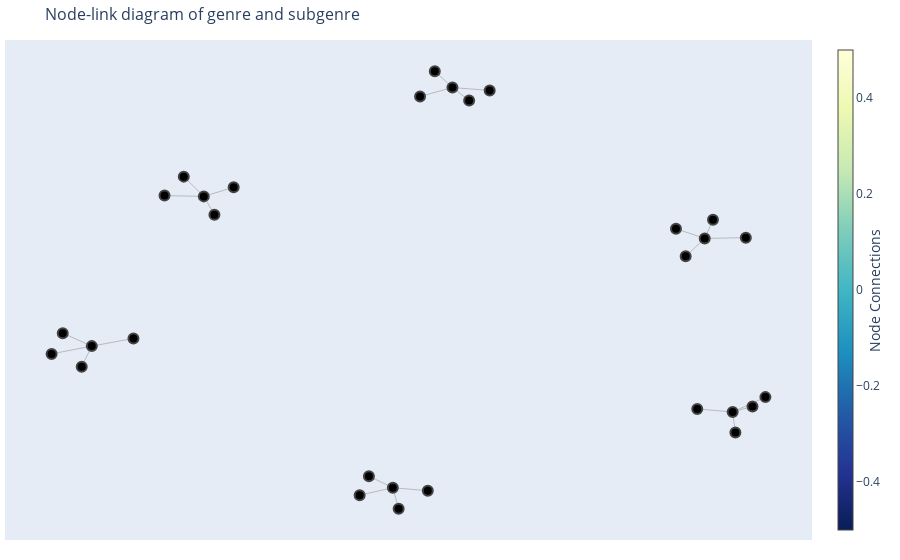

Notebook code for this chart:
### Code cell
edge_x = []
edge_y = []
for edge in H.edges():
    x0, y0 = H.nodes[edge[0]]['pos']
    x1, y1 = H.nodes[edge[1]]['pos']
    edge_x.append(x0)
    edge_x.append(x1)
    edge_x.append(None)
    edge_y.append(y0)
    edge_y.append(y1)
    edge_y.append(None)

edge_trace = go.Scatter(
    x=edge_x, y=edge_y,
    line=dict(width=0.5, color='#888'),
    hoverinfo='none',
    mode='lines')

node_x = []
node_y = []
for node in H.nodes():
    x, y = H.nodes[node]['pos']
    node_x.append(x)
    node_y.append(y)

node_trace = go.Scatter(
    x=node_x, y=node_y,
    mode='markers',
    hoverinfo='text',
    marker=dict(
        colorscale='YlGnBu',
        reversescale=True,
        color=[],
        size=10,
        colorbar=dict(
            thickness=15,
            title='Node Connections',
            xanchor='left',
            titleside='right'
        ),
        line_width=2))

fig = go.Figure(data=[edge_trace, node_trace],
layout=go.Layout(
title='Node-link diagram of genre and subgenre',
titlefont_size=16,
showlegend=False,
hovermode='closest',
margin=dict(b=20,l=5,r=5,t=40),
annotations=[ dict(
    text="",
    showarrow=False,
    xref="paper", yref="paper",
    x=0.005, y=-0.002 ) ],
xaxis=dict(showgrid=False, zeroline=False, showticklabels=False),
yaxis=dict(showgrid=False, zeroline=False, showticklabels=False))
)

fig.show()

### Figure 1 — Plotly figure (JSON) as saved in the notebook; plotly's stock layout.template omitted (floating-point values rounded to 4 significant figures)
{"data": [{"hoverinfo": "none", "line": {"color": "#888", "width": 0.5}, "mode": "lines", "type": "scatter", "x": [0.76, 0.8417, null, 0.76, 0.6716, null, 0.76, 0.7668, null, 0.76, 0.8095, null, -0.08806, -0.0008086, null, -0.08806, -0.1478, null, -0.08806, -0.1709, null, -0.08806, -0.07355, null, 0.6903, 0.7929, null, 0.6903, 0.6186, null, 0.6903, 0.7109, null, 0.6903, 0.6427, null, -0.5599, -0.5333, null, -0.5599, -0.6579, null, -0.5599, -0.4853, null, -0.5599, -0.6098, null, -0.8394, -0.9397, null, -0.8394, -0.8645, null, -0.8394, -0.7354, null, -0.8394, -0.9119, null, 0.06067, 0.1536, null, 0.06067, 0.01664, null, 0.06067, -0.02012, null, 0.06067, 0.1024, null], "y": [-0.5224, -0.456, null, -0.5224, -0.5092, null, -0.5224, -0.6141, null, -0.5224, -0.4977, null, -0.8609, -0.8741, null, -0.8609, -0.8091, null, -0.8609, -0.894, null, -0.8609, -0.9548, null, 0.253, 0.2565, null, 0.253, 0.2963, null, 0.253, 0.336, null, 0.253, 0.1731, null, 0.4409, 0.3584, null, 0.4409, 0.4445, null, 0.4409, 0.4816, null, 0.4409, 0.5291, null, -0.2281, -0.2628, null, -0.2281, -0.32, null, -0.2281, -0.1939, null, -0.2281, -0.1702, null, 0.9271, 0.9144, null, 0.9271, 1, null, 0.9271, 0.8874, null, 0.9271, 0.8693, null]}, {"hoverinfo": "text", "marker": {"color": [], "colorbar": {"thickness": 15, "title": {"side": "right", "text": "Node Connections"}, "xanchor": "left"}, "colorscale": [[0, "rgb(255,255,217)"], [0.125, "rgb(237,248,177)"], [0.25, "rgb(199,233,180)"], [0.375, "rgb(127,205,187)"], [0.5, "rgb(65,182,196)"], [0.625, "rgb(29,145,192)"], [0.75, "rgb(34,94,168)"], [0.875, "rgb(37,52,148)"], [1, "rgb(8,29,88)"]], "line": {"width": 2}, "reversescale": true, "size": 10}, "mode": "markers", "type": "scatter", "x": [0.76, 0.8417, 0.6716, 0.7668, 0.8095, -0.08806, -0.0008086, -0.1478, -0.1709, -0.07355, 0.6903, 0.7929, 0.6186, 0.7109, 0.6427, -0.5599, -0.5333, -0.6579, -0.4853, -0.6098, -0.8394, -0.9397, -0.8645, -0.7354, -0.9119, 0.06067, 0.1536, 0.01664, -0.02012, 0.1024], "y": [-0.5224, -0.456, -0.5092, -0.6141, -0.4977, -0.8609, -0.8741, -0.8091, -0.894, -0.9548, 0.253, 0.2565, 0.2963, 0.336, 0.1731, 0.4409, 0.3584, 0.4445, 0.4816, 0.5291, -0.2281, -0.2628, -0.32, -0.1939, -0.1702, 0.9271, 0.9144, 1, 0.8874, 0.8693]}], "layout": {"annotations": [{"showarrow": false, "text": "", "x": 0.005, "xref": "paper", "y": -0.002, "yref": "paper"}], "hovermode": "closest", "margin": {"b": 20, "l": 5, "r": 5, "t": 40}, "showlegend": false, "title": {"font": {"size": 16}, "text": "Node-link diagram of genre and subgenre"}, "xaxis": {"showgrid": false, "showticklabels": false, "zeroline": false}, "yaxis": {"showgrid": false, "showticklabels": false, "zeroline": false}}}
